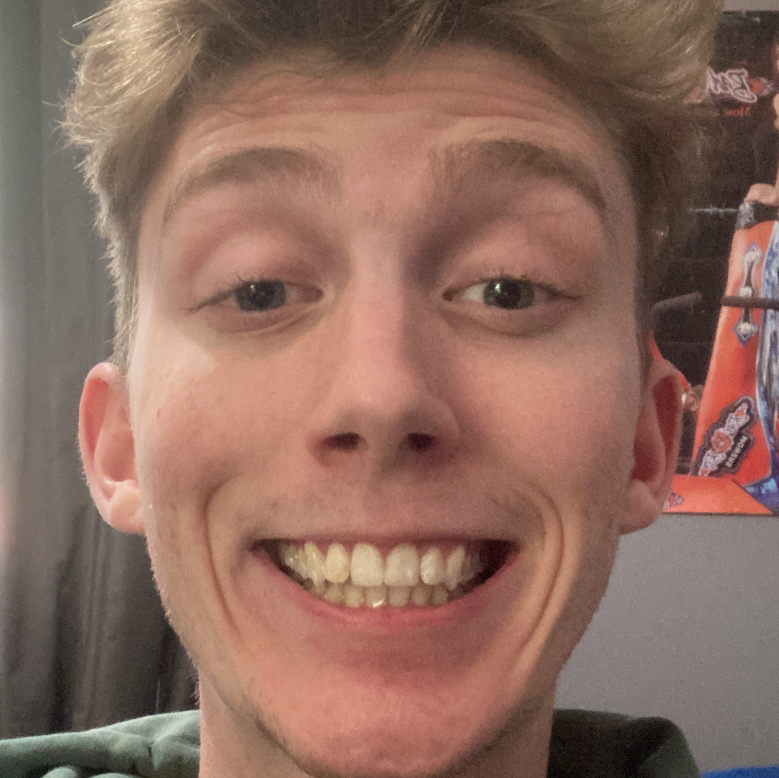
#> input picture Recognition/01.jpg, 1557 x 1556 px, given in place of the camera (shown at 1/2 size)
$ python imagebuilder.py
#> lines starting #> are read from the running program, lines starting #| are printed output that depends on the picture; after the words box and inside, x2 and y2 are one past the last pixel; in counts of white or black regions, pixels touching at a corner belong together
"""
This script allows you to take video frames and save them as images for training data

'Iteration' is used as the filename index. I set this up if I take multiple sets of pictures
(To account for the pictures I've already take)

'label' is exactly how it sounds, it's a label

Ex:
iteration = 100 && label = 'happy' the output image will be labeled: "happy_100.jpg"
"""

import cv2 as cv

#Reading Videos
capture = cv.VideoCapture(0)

def rescaleFrame(frame, scale=0.75):
    width = int(frame.shape[1] * scale)
    height = int(frame.shape[0] * scale)
    dimensions = (width,height)
    return cv.resize(frame, dimensions, interpolation=cv.INTER_AREA)

def changeRes(width, height):
    capture.set(3, width)
    capture.set(4, height)

changeRes(1024, 1024)

haar_cascade = cv.CascadeClassifier('haar_face.xml')
isFace = False
iteration = 1
label = 'neutral'

while True:
    isTrue, frame = capture.read()
#> frame is the input picture: shape (1556, 1557, 3); mean B, G, R 94.5, 107.1, 140.9
    #frame_resized = rescaleFrame(frame, 0.5)

    gray = cv.cvtColor(frame, cv.COLOR_BGR2GRAY)
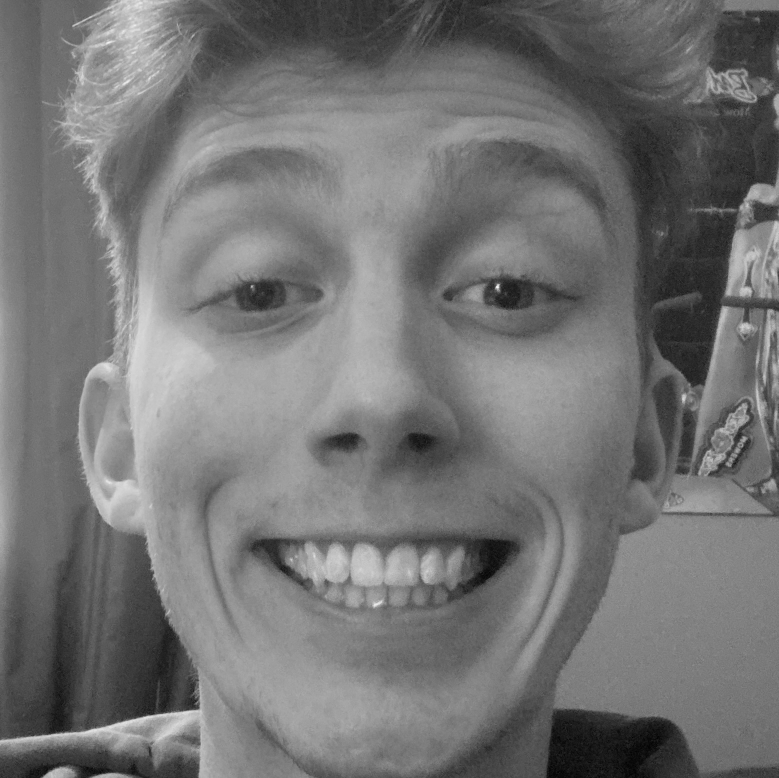
#> gray: shape (1556, 1557) (shown at 1/2 size); min 0, max 250, mean 115.8

    faces_rect = haar_cascade.detectMultiScale(gray, scaleFactor=1.1, minNeighbors=6)
#> faces_rect = [[107, 70, 1307, 1307]]

    start_x = 0
    start_y = 0
    width = 0
    height = 0

    if (len(faces_rect) > 0):
        isFace = True
    else:
        isFace = False

    if (isFace == True):
        for (x,y,w,h) in faces_rect:
        #cv.rectangle(frame, (x,y), (x+w,y+h), (0, 255, 0), thickness=2)
            if (w>=width):
                width = w
                height = h
                start_x = x
                start_y = y
#> this loop made 1 pass
#> (x, y, w, h, width, height, start_x, start_y) on pass 1: (107, 70, 1307, 1307, 1307, 1307, 107, 70)
#> after the loop, height = 1307; start_x = 107; start_y = 70; width = 1307
        iteration+=1
        path = "img/%s_%s.jpg" % (label, iteration)
        cv.imwrite(path, frame)
        cv.rectangle(frame, (start_x,start_y), (start_x+width,start_y+height), (0, 255, 0), thickness=1)

    cv.rectangle(frame, (0,0), (160,20), (0,0,0), -1)
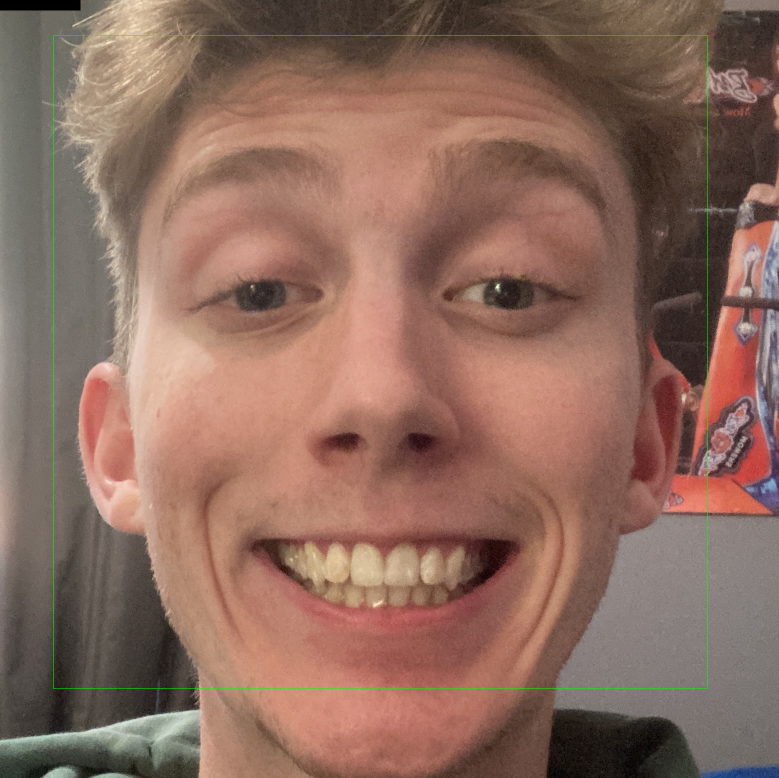
#> frame: shape (1556, 1557, 3) (shown at 1/2 size); mean B, G, R 94.2, 107.3, 140.5
    cv.putText(frame, f'Face Detected: {isFace}', (6, 12), cv.FONT_HERSHEY_TRIPLEX, 0.4, (255, 255, 255), thickness=1)
#> frame: shape (1556, 1557, 3); 0.02% of pixels changed, all inside (x1, y1, x2, y2) = (7, 4, 145, 13)

    cv.imshow('face detect', frame)

    if(cv.waitKey(20) & 0xFF==ord('d')):
#> (key Esc is pressed here)
        break

capture.release()
cv.destroyAllWindows()
